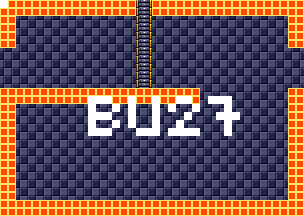

A 2D game scene composited from a Tiled map and its tileset images. What follows is a short description and the map's XML, with each tile layer's data collapsed to a summary:
An orthogonal 38x27 tile map with 8x8 px tiles, 4 tile layers (background, foreground, room numbers, Objects), 15 tilesets.

<map version="1.5" tiledversion="1.7.1" orientation="orthogonal" renderorder="right-down" width="38" height="27" tilewidth="8" tileheight="8" infinite="0" nextlayerid="11" nextobjectid="1">
 <tileset firstgid="1" source="tilesheets/tsKarniMata.tsx" />
 <tileset firstgid="1025" source="tilesheets/tsVoodooWasp.tsx" />
 <tileset firstgid="2049" source="tilesheets/tsBurial.tsx" />
 <tileset firstgid="3073" source="tilesheets/tsBlueTemple.tsx" />
 <tileset firstgid="4097" source="tilesheets/tsGoddess.tsx" />
 <tileset firstgid="5121" source="tilesheets/tsKonark.tsx" />
 <tileset firstgid="6145" name="sEnemies" tilewidth="8" tileheight="8" tilecount="1024" columns="32">
  <image source="../grapx/tilesheets/sObjects.bmp" trans="ff94ff" width="256" height="256" />
 </tileset>
 <tileset firstgid="7169" source="tilesheets/tsIceTemple.tsx" />
 <tileset firstgid="8193" source="tilesheets/tsLavaArea.tsx" />
 <tileset firstgid="9217" source="tilesheets/tsBossArea.tsx" />
 <tileset firstgid="10241" source="tilesheets/tsPegu.tsx" />
 <tileset firstgid="11265" source="tilesheets/sTiwanakuTemple.tsx" />
 <tileset firstgid="12289" source="tilesheets/sIndraTemple.tsx" />
 <tileset firstgid="13313" source="tilesheets/sTeleport.tsx" />
 <tileset firstgid="14337" source="tilesheets/sObjects.tsx" />
 <layer id="2" name="background" width="38" height="27">
  <data>[1026 cells, 1026 non-empty, 2 distinct tile ids]</data>
 </layer>
 <layer id="1" name="foreground" width="38" height="27">
  <data>[1026 cells, 288 non-empty, 3 distinct tile ids]</data>
 </layer>
 <layer id="7" name="room numbers" width="38" height="27">
  <data>[1026 cells, 44 non-empty, 1 distinct tile ids]</data>
 </layer>
 <layer id="10" name="Objects" width="38" height="27">
  <data>[1026 cells, 0 non-empty, 0 distinct tile ids]</data>
 </layer>
</map>
